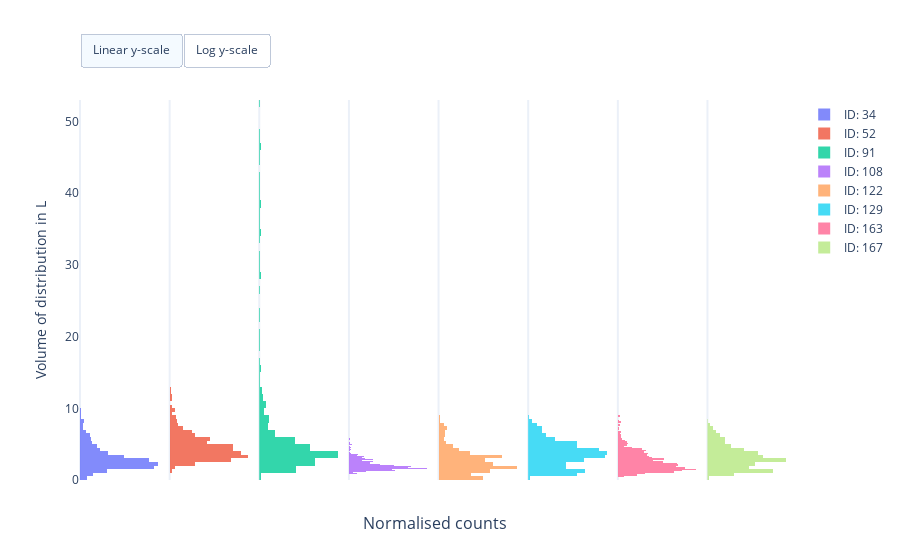
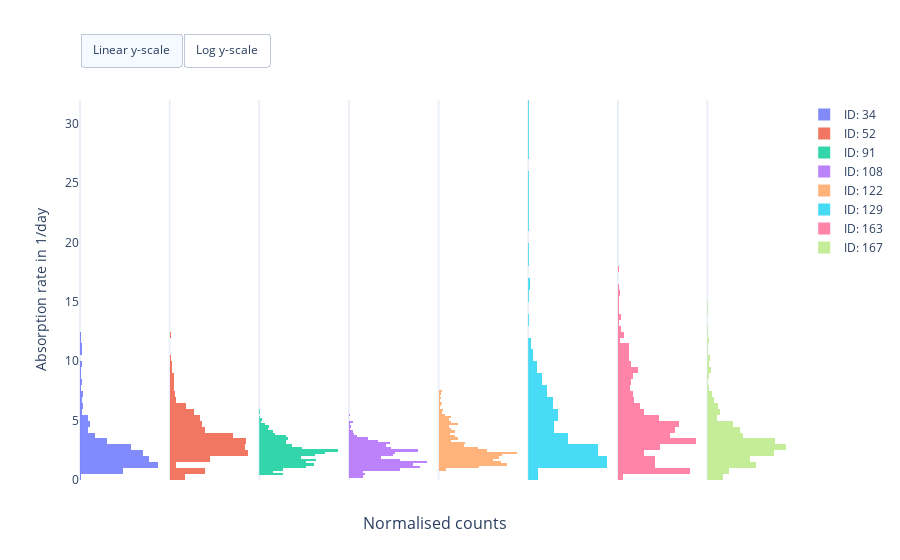
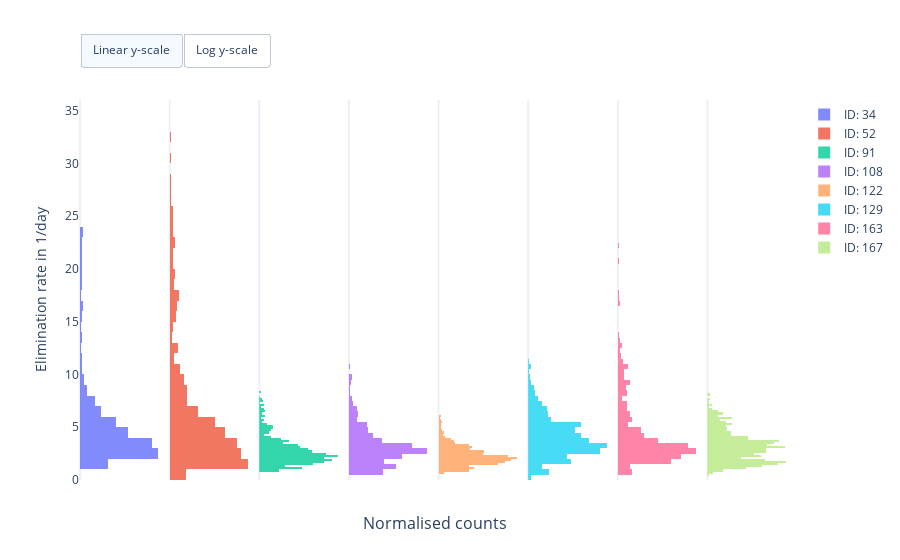

The notebook cell these images were saved under, in order:
### Markdown cell above
### Visualise marginal posteriors

### Code cell
fig = erlo.plots.MarginalPosteriorPlot()
fig.add_data(data=posterior_samples, warm_up_iter=2000)

fig.show()

### Figure 1 — Plotly figure (JSON) as saved in the notebook; plotly's stock layout.template omitted (floating-point values rounded to 4 significant figures; data arrays with more than 128 entries replaced by an {"elided": "..."} marker saying what was removed)
{"data": [{"hovertemplate": "Sample: %{y:.2f}<br>Rhat: 1.81<br>", "marker": {"color": "#636EFA"}, "name": "ID: 34", "opacity": 0.8, "type": "histogram", "visible": true, "xaxis": "x", "y": {"elided": "1000 float values"}, "yaxis": "y"}, {"hovertemplate": "Sample: %{y:.2f}<br>Rhat: 1.42<br>", "marker": {"color": "#EF553B"}, "name": "ID: 52", "opacity": 0.8, "type": "histogram", "visible": true, "xaxis": "x2", "y": {"elided": "1000 float values"}, "yaxis": "y2"}, {"hovertemplate": "Sample: %{y:.2f}<br>Rhat: 2.86<br>", "marker": {"color": "#00CC96"}, "name": "ID: 91", "opacity": 0.8, "type": "histogram", "visible": true, "xaxis": "x3", "y": {"elided": "1000 float values"}, "yaxis": "y3"}, {"hovertemplate": "Sample: %{y:.2f}<br>Rhat: 1.83<br>", "marker": {"color": "#AB63FA"}, "name": "ID: 108", "opacity": 0.8, "type": "histogram", "visible": true, "xaxis": "x4", "y": {"elided": "1000 float values"}, "yaxis": "y4"}, {"hovertemplate": "Sample: %{y:.2f}<br>Rhat: 1.93<br>", "marker": {"color": "#FFA15A"}, "name": "ID: 122", "opacity": 0.8, "type": "histogram", "visible": true, "xaxis": "x5", "y": {"elided": "1000 float values"}, "yaxis": "y5"}, {"hovertemplate": "Sample: %{y:.2f}<br>Rhat: 1.99<br>", "marker": {"color": "#19D3F3"}, "name": "ID: 129", "opacity": 0.8, "type": "histogram", "visible": true, "xaxis": "x6", "y": {"elided": "1000 float values"}, "yaxis": "y6"}, {"hovertemplate": "Sample: %{y:.2f}<br>Rhat: 1.70<br>", "marker": {"color": "#FF6692"}, "name": "ID: 163", "opacity": 0.8, "type": "histogram", "visible": true, "xaxis": "x7", "y": {"elided": "1000 float values"}, "yaxis": "y7"}, {"hovertemplate": "Sample: %{y:.2f}<br>Rhat: 1.90<br>", "marker": {"color": "#B6E880"}, "name": "ID: 167", "opacity": 0.8, "type": "histogram", "visible": true, "xaxis": "x8", "y": {"elided": "1000 float values"}, "yaxis": "y8"}], "layout": {"annotations": [{"font": {"size": 16}, "showarrow": false, "text": "Normalised counts", "x": 0.5, "xanchor": "center", "xref": "paper", "y": 0, "yanchor": "top", "yref": "paper", "yshift": -30}], "autosize": true, "updatemenus": [{"buttons": [{"args": [{"yaxis.type": "linear"}], "label": "Linear y-scale", "method": "relayout"}, {"args": [{"yaxis.type": "log"}], "label": "Log y-scale", "method": "relayout"}], "direction": "left", "pad": {"r": 0, "t": -10}, "showactive": true, "type": "buttons", "x": 0, "xanchor": "left", "y": 1.15, "yanchor": "top"}], "xaxis": {"anchor": "y", "domain": [0, 0.1162], "tickvals": []}, "xaxis2": {"anchor": "y2", "domain": [0.1263, 0.2425], "tickvals": []}, "xaxis3": {"anchor": "y3", "domain": [0.2525, 0.3688], "tickvals": []}, "xaxis4": {"anchor": "y4", "domain": [0.3788, 0.495], "tickvals": []}, "xaxis5": {"anchor": "y5", "domain": [0.505, 0.6212], "tickvals": []}, "xaxis6": {"anchor": "y6", "domain": [0.6312, 0.7475], "tickvals": []}, "xaxis7": {"anchor": "y7", "domain": [0.7575, 0.8737], "tickvals": []}, "xaxis8": {"anchor": "y8", "domain": [0.8837, 1.0], "tickvals": []}, "yaxis": {"anchor": "x", "domain": [0, 1], "title": {"text": "Volume of distribution in L"}}, "yaxis2": {"anchor": "x2", "domain": [0, 1], "matches": "y", "showticklabels": false}, "yaxis3": {"anchor": "x3", "domain": [0, 1], "matches": "y", "showticklabels": false}, "yaxis4": {"anchor": "x4", "domain": [0, 1], "matches": "y", "showticklabels": false}, "yaxis5": {"anchor": "x5", "domain": [0, 1], "matches": "y", "showticklabels": false}, "yaxis6": {"anchor": "x6", "domain": [0, 1], "matches": "y", "showticklabels": false}, "yaxis7": {"anchor": "x7", "domain": [0, 1], "matches": "y", "showticklabels": false}, "yaxis8": {"anchor": "x8", "domain": [0, 1], "matches": "y", "showticklabels": false}}}

### Figure 2 — Plotly figure (JSON) as saved in the notebook; plotly's stock layout.template omitted (floating-point values rounded to 4 significant figures; data arrays with more than 128 entries replaced by an {"elided": "..."} marker saying what was removed)
{"data": [{"hovertemplate": "Sample: %{y:.2f}<br>Rhat: 2.30<br>", "marker": {"color": "#636EFA"}, "name": "ID: 34", "opacity": 0.8, "type": "histogram", "visible": true, "xaxis": "x", "y": {"elided": "1000 float values"}, "yaxis": "y"}, {"hovertemplate": "Sample: %{y:.2f}<br>Rhat: 1.76<br>", "marker": {"color": "#EF553B"}, "name": "ID: 52", "opacity": 0.8, "type": "histogram", "visible": true, "xaxis": "x2", "y": {"elided": "1000 float values"}, "yaxis": "y2"}, {"hovertemplate": "Sample: %{y:.2f}<br>Rhat: 2.01<br>", "marker": {"color": "#00CC96"}, "name": "ID: 91", "opacity": 0.8, "type": "histogram", "visible": true, "xaxis": "x3", "y": {"elided": "1000 float values"}, "yaxis": "y3"}, {"hovertemplate": "Sample: %{y:.2f}<br>Rhat: 1.83<br>", "marker": {"color": "#AB63FA"}, "name": "ID: 108", "opacity": 0.8, "type": "histogram", "visible": true, "xaxis": "x4", "y": {"elided": "1000 float values"}, "yaxis": "y4"}, {"hovertemplate": "Sample: %{y:.2f}<br>Rhat: 2.02<br>", "marker": {"color": "#FFA15A"}, "name": "ID: 122", "opacity": 0.8, "type": "histogram", "visible": true, "xaxis": "x5", "y": {"elided": "1000 float values"}, "yaxis": "y5"}, {"hovertemplate": "Sample: %{y:.2f}<br>Rhat: 1.99<br>", "marker": {"color": "#19D3F3"}, "name": "ID: 129", "opacity": 0.8, "type": "histogram", "visible": true, "xaxis": "x6", "y": {"elided": "1000 float values"}, "yaxis": "y6"}, {"hovertemplate": "Sample: %{y:.2f}<br>Rhat: 1.82<br>", "marker": {"color": "#FF6692"}, "name": "ID: 163", "opacity": 0.8, "type": "histogram", "visible": true, "xaxis": "x7", "y": {"elided": "1000 float values"}, "yaxis": "y7"}, {"hovertemplate": "Sample: %{y:.2f}<br>Rhat: 1.97<br>", "marker": {"color": "#B6E880"}, "name": "ID: 167", "opacity": 0.8, "type": "histogram", "visible": true, "xaxis": "x8", "y": {"elided": "1000 float values"}, "yaxis": "y8"}], "layout": {"annotations": [{"font": {"size": 16}, "showarrow": false, "text": "Normalised counts", "x": 0.5, "xanchor": "center", "xref": "paper", "y": 0, "yanchor": "top", "yref": "paper", "yshift": -30}], "autosize": true, "updatemenus": [{"buttons": [{"args": [{"yaxis.type": "linear"}], "label": "Linear y-scale", "method": "relayout"}, {"args": [{"yaxis.type": "log"}], "label": "Log y-scale", "method": "relayout"}], "direction": "left", "pad": {"r": 0, "t": -10}, "showactive": true, "type": "buttons", "x": 0, "xanchor": "left", "y": 1.15, "yanchor": "top"}], "xaxis": {"anchor": "y", "domain": [0, 0.1162], "tickvals": []}, "xaxis2": {"anchor": "y2", "domain": [0.1263, 0.2425], "tickvals": []}, "xaxis3": {"anchor": "y3", "domain": [0.2525, 0.3688], "tickvals": []}, "xaxis4": {"anchor": "y4", "domain": [0.3788, 0.495], "tickvals": []}, "xaxis5": {"anchor": "y5", "domain": [0.505, 0.6212], "tickvals": []}, "xaxis6": {"anchor": "y6", "domain": [0.6312, 0.7475], "tickvals": []}, "xaxis7": {"anchor": "y7", "domain": [0.7575, 0.8737], "tickvals": []}, "xaxis8": {"anchor": "y8", "domain": [0.8837, 1.0], "tickvals": []}, "yaxis": {"anchor": "x", "domain": [0, 1], "title": {"text": "Absorption rate in 1/day"}}, "yaxis2": {"anchor": "x2", "domain": [0, 1], "matches": "y", "showticklabels": false}, "yaxis3": {"anchor": "x3", "domain": [0, 1], "matches": "y", "showticklabels": false}, "yaxis4": {"anchor": "x4", "domain": [0, 1], "matches": "y", "showticklabels": false}, "yaxis5": {"anchor": "x5", "domain": [0, 1], "matches": "y", "showticklabels": false}, "yaxis6": {"anchor": "x6", "domain": [0, 1], "matches": "y", "showticklabels": false}, "yaxis7": {"anchor": "x7", "domain": [0, 1], "matches": "y", "showticklabels": false}, "yaxis8": {"anchor": "x8", "domain": [0, 1], "matches": "y", "showticklabels": false}}}

### Figure 3 — Plotly figure (JSON) as saved in the notebook; plotly's stock layout.template omitted (floating-point values rounded to 4 significant figures; data arrays with more than 128 entries replaced by an {"elided": "..."} marker saying what was removed)
{"data": [{"hovertemplate": "Sample: %{y:.2f}<br>Rhat: 2.27<br>", "marker": {"color": "#636EFA"}, "name": "ID: 34", "opacity": 0.8, "type": "histogram", "visible": true, "xaxis": "x", "y": {"elided": "1000 float values"}, "yaxis": "y"}, {"hovertemplate": "Sample: %{y:.2f}<br>Rhat: 2.02<br>", "marker": {"color": "#EF553B"}, "name": "ID: 52", "opacity": 0.8, "type": "histogram", "visible": true, "xaxis": "x2", "y": {"elided": "1000 float values"}, "yaxis": "y2"}, {"hovertemplate": "Sample: %{y:.2f}<br>Rhat: 1.96<br>", "marker": {"color": "#00CC96"}, "name": "ID: 91", "opacity": 0.8, "type": "histogram", "visible": true, "xaxis": "x3", "y": {"elided": "1000 float values"}, "yaxis": "y3"}, {"hovertemplate": "Sample: %{y:.2f}<br>Rhat: 1.85<br>", "marker": {"color": "#AB63FA"}, "name": "ID: 108", "opacity": 0.8, "type": "histogram", "visible": true, "xaxis": "x4", "y": {"elided": "1000 float values"}, "yaxis": "y4"}, {"hovertemplate": "Sample: %{y:.2f}<br>Rhat: 1.76<br>", "marker": {"color": "#FFA15A"}, "name": "ID: 122", "opacity": 0.8, "type": "histogram", "visible": true, "xaxis": "x5", "y": {"elided": "1000 float values"}, "yaxis": "y5"}, {"hovertemplate": "Sample: %{y:.2f}<br>Rhat: 1.82<br>", "marker": {"color": "#19D3F3"}, "name": "ID: 129", "opacity": 0.8, "type": "histogram", "visible": true, "xaxis": "x6", "y": {"elided": "1000 float values"}, "yaxis": "y6"}, {"hovertemplate": "Sample: %{y:.2f}<br>Rhat: 2.19<br>", "marker": {"color": "#FF6692"}, "name": "ID: 163", "opacity": 0.8, "type": "histogram", "visible": true, "xaxis": "x7", "y": {"elided": "1000 float values"}, "yaxis": "y7"}, {"hovertemplate": "Sample: %{y:.2f}<br>Rhat: 1.85<br>", "marker": {"color": "#B6E880"}, "name": "ID: 167", "opacity": 0.8, "type": "histogram", "visible": true, "xaxis": "x8", "y": {"elided": "1000 float values"}, "yaxis": "y8"}], "layout": {"annotations": [{"font": {"size": 16}, "showarrow": false, "text": "Normalised counts", "x": 0.5, "xanchor": "center", "xref": "paper", "y": 0, "yanchor": "top", "yref": "paper", "yshift": -30}], "autosize": true, "updatemenus": [{"buttons": [{"args": [{"yaxis.type": "linear"}], "label": "Linear y-scale", "method": "relayout"}, {"args": [{"yaxis.type": "log"}], "label": "Log y-scale", "method": "relayout"}], "direction": "left", "pad": {"r": 0, "t": -10}, "showactive": true, "type": "buttons", "x": 0, "xanchor": "left", "y": 1.15, "yanchor": "top"}], "xaxis": {"anchor": "y", "domain": [0, 0.1162], "tickvals": []}, "xaxis2": {"anchor": "y2", "domain": [0.1263, 0.2425], "tickvals": []}, "xaxis3": {"anchor": "y3", "domain": [0.2525, 0.3688], "tickvals": []}, "xaxis4": {"anchor": "y4", "domain": [0.3788, 0.495], "tickvals": []}, "xaxis5": {"anchor": "y5", "domain": [0.505, 0.6212], "tickvals": []}, "xaxis6": {"anchor": "y6", "domain": [0.6312, 0.7475], "tickvals": []}, "xaxis7": {"anchor": "y7", "domain": [0.7575, 0.8737], "tickvals": []}, "xaxis8": {"anchor": "y8", "domain": [0.8837, 1.0], "tickvals": []}, "yaxis": {"anchor": "x", "domain": [0, 1], "title": {"text": "Elimination rate in 1/day"}}, "yaxis2": {"anchor": "x2", "domain": [0, 1], "matches": "y", "showticklabels": false}, "yaxis3": {"anchor": "x3", "domain": [0, 1], "matches": "y", "showticklabels": false}, "yaxis4": {"anchor": "x4", "domain": [0, 1], "matches": "y", "showticklabels": false}, "yaxis5": {"anchor": "x5", "domain": [0, 1], "matches": "y", "showticklabels": false}, "yaxis6": {"anchor": "x6", "domain": [0, 1], "matches": "y", "showticklabels": false}, "yaxis7": {"anchor": "x7", "domain": [0, 1], "matches": "y", "showticklabels": false}, "yaxis8": {"anchor": "x8", "domain": [0, 1], "matches": "y", "showticklabels": false}}}
